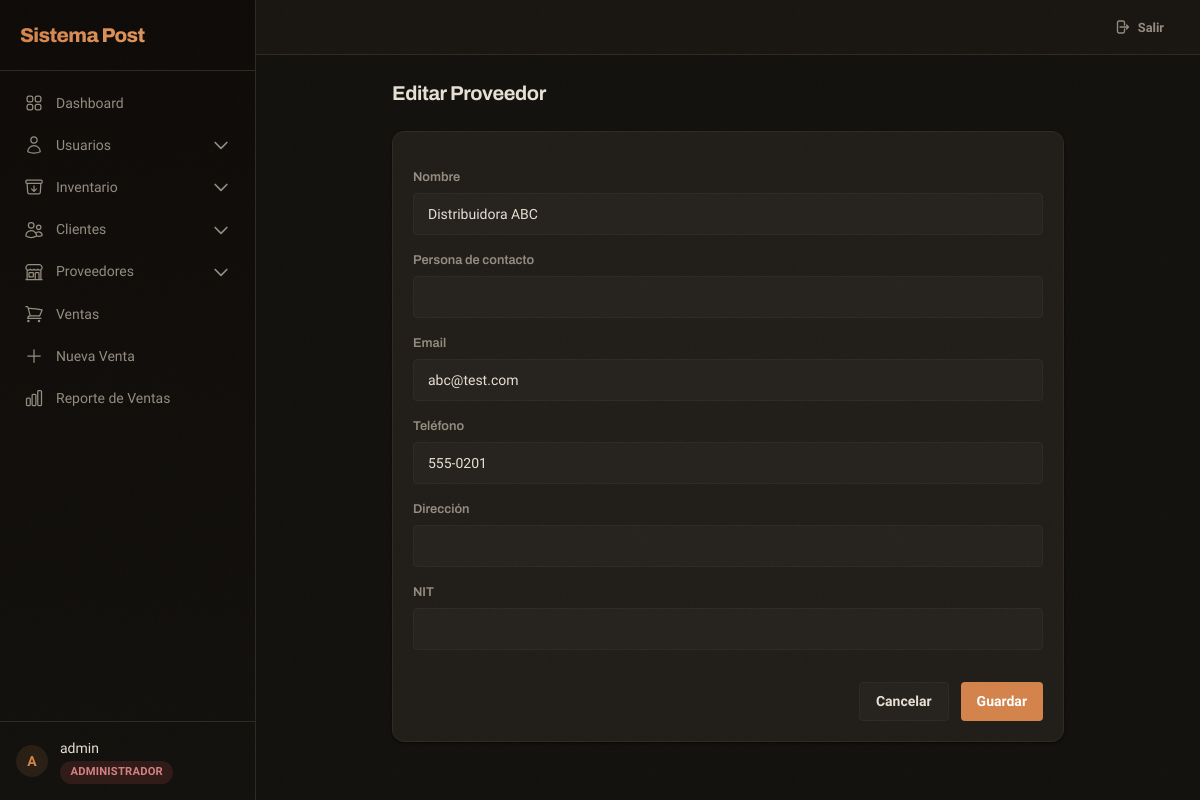
Page /suppliers/1/update/ (signed in) on the committed database.
### apps/accounts/models.py (models this page shows, shortened)
class User(AbstractUser):
    class Role(models.TextChoices):
        ADMIN = 'admin', 'Administrador'
        SUPERVISOR = 'supervisor', 'Supervisor'
        USER = 'user', 'Usuario'
    role = models.CharField(
        max_length=20,
        choices=Role.choices,
        default=Role.USER,
        verbose_name='Rol'
    )
    phone = models.CharField(max_length=20, blank=True, verbose_name='Teléfono')
    class Meta:
        verbose_name = 'Usuario'
        verbose_name_plural = 'Usuarios'
    def is_admin(self):
        return self.role == self.Role.ADMIN or self.is_superuser

### apps/suppliers/models.py (models this page shows, shortened)
class Supplier(models.Model):
    name = models.CharField(max_length=200, db_index=True, verbose_name='Nombre')
    contact_person = models.CharField(max_length=200, blank=True, verbose_name='Persona de contacto')
    email = models.EmailField(blank=True, verbose_name='Email')
    phone = models.CharField(max_length=20, db_index=True, blank=True, verbose_name='Teléfono')
    address = models.CharField(max_length=500, blank=True, verbose_name='Dirección')
    nit = models.CharField(max_length=13, blank=True, verbose_name='NIT')
    created_at = models.DateTimeField(auto_now_add=True, verbose_name='Creado')
    updated_at = models.DateTimeField(auto_now=True, verbose_name='Actualizado')
    class Meta:
        verbose_name = 'Proveedor'
        verbose_name_plural = 'Proveedores'
        ordering = ['name']

### apps/suppliers/views.py (the view)
# urls.py: path('<int:pk>/update/', views.supplier_update, name='supplier_update'),
@login_required
@role_required(allowed_roles=['admin', 'supervisor'])
def supplier_update(request, pk):
    supplier = get_object_or_404(Supplier, pk=pk)
    if request.method == 'POST':
        form = SupplierForm(request.POST, instance=supplier)
        if form.is_valid():
            form.save()
            messages.success(request, 'Proveedor actualizado correctamente.')
            return redirect('suppliers:supplier_list')
    else:
        form = SupplierForm(instance=supplier)
    return render(request, 'suppliers/supplier_form.html', {'form': form, 'title': 'Editar Proveedor'})

### apps/suppliers/forms.py
class SupplierForm(forms.ModelForm):
    class Meta:
        model = Supplier
        fields = ['name', 'contact_person', 'email', 'phone', 'address', 'nit']
    def __init__(self, *args, **kwargs):
        super().__init__(*args, **kwargs)
        for field in self.fields.values():
            field.widget.attrs.update({'class': 'form-input'})

### templates/suppliers/supplier_form.html (shortened to what this page needs)
{% extends 'layouts/base.html' %}
{% block content %}
<div class="max-w-2xl mx-auto animate-fade-in-up">
    <h1 class="text-xl font-[var(--font-heading)] font-bold mb-6">{{ title }}</h1>
    <div class="card">
        <div class="card-body">
            <form method="post" class="space-y-4">
                {% for field in form %}
                <div>
                    <label>{{ field.label }}</label>
                    {{ field }}
                </div>
                {% endfor %}
                <div class="flex justify-end gap-3 pt-4">
                    <a href="{% url 'suppliers:supplier_list' %}" class="btn btn-secondary">Cancelar</a>
                    <button type="submit" class="btn btn-primary">Guardar</button>
                </div>
            </form>
        </div>
    </div>
</div>
{% endblock %}

### templates/layouts/base.html (shortened to what this page needs)
<!DOCTYPE html>
<html lang="es">
<head>
    <script src="https://cdn.tailwindcss.com"></script>
    <link rel="stylesheet" href="/static/css/app.css">
</head>
<body>
    <div x-data="{ sidebarOpen: false }" class="flex h-screen overflow-hidden">
        {% if user.is_authenticated %}
        <div :class="{'translate-x-0': sidebarOpen, '-translate-x-full': !sidebarOpen}" class="sidebar fixed inset-y-0 left-0 z-30 w-64 transition-transform duration-300 ease-in-out lg:translate-x-0 lg:static lg:inset-auto lg:z-auto overflow-y-auto flex flex-col">
            <div class="flex items-center justify-between p-5 border-b border-[var(--border-color)]">
                <span class="sidebar-brand">Sistema Post</span>
            </div>
            <nav class="mt-3 px-3 space-y-0.5 flex-1 overflow-y-auto">
                <a href="{% url 'core:dashboard' %}" class="sidebar-link {% if request.resolver_match.url_name == 'dashboard' %}active{% endif %}">
                    Dashboard
                </a>
                {% if user.is_admin %}
                <div x-data="{ open: false }" class="space-y-0.5">
                    <button @click="open = !open" class="sidebar-link w-full text-left">
                        <svg viewBox="0 0 24 24" fill="none" stroke="currentColor" stroke-width="1.5"><path stroke-linecap="round" stroke-linejoin="round" d="M15.75 6a3.75 3.75 0 11-7.5 0 3.75 3.75 0 017.5 0zM4.501 20.118a7.5 7.5 0 0114.998 0A17.933 17.933 0 0112 21.75c-2.676 0-5.216-.584-7.499-1.632z"/></svg>
                        Usuarios
                        <svg :class="{'rotate-180': open}" class="w-3.5 h-3.5 ml-auto transition-transform" fill="none" stroke="currentColor" viewBox="0 0 24 24"><path stroke-linecap="round" stroke-linejoin="round" stroke-width="2" d="M19 9l-7 7-7-7"></path></svg>
                    </button>
                </div>
                {% endif %}
                <div x-data="{ open: false }" class="space-y-0.5">
                    <button @click="open = !open" class="sidebar-link w-full text-left">
                        Inventario
                        <svg :class="{'rotate-180': open}" class="w-3.5 h-3.5 ml-auto transition-transform" fill="none" stroke="currentColor" viewBox="0 0 24 24"><path stroke-linecap="round" stroke-linejoin="round" stroke-width="2" d="M19 9l-7 7-7-7"></path></svg>
                    </button>
                </div>
                <div x-data="{ open: false }" class="space-y-0.5">
                    <button @click="open = !open" class="sidebar-link w-full text-left">
                        Clientes
                        <svg :class="{'rotate-180': open}" class="w-3.5 h-3.5 ml-auto transition-transform" fill="none" stroke="currentColor" viewBox="0 0 24 24"><path stroke-linecap="round" stroke-linejoin="round" stroke-width="2" d="M19 9l-7 7-7-7"></path></svg>
                    </button>
                </div>
                <div x-data="{ open: false }" class="space-y-0.5">
                    <button @click="open = !open" class="sidebar-link w-full text-left">
                        Proveedores
                        <svg :class="{'rotate-180': open}" class="w-3.5 h-3.5 ml-auto transition-transform" fill="none" stroke="currentColor" viewBox="0 0 24 24"><path stroke-linecap="round" stroke-linejoin="round" stroke-width="2" d="M19 9l-7 7-7-7"></path></svg>
                    </button>
                </div>
                <a href="{% url 'sales:sale_list' %}" class="sidebar-link {% if 'sales' in request.resolver_match.view_name and 'sale_list' in request.resolver_match.url_name %}active{% endif %}">
                    Ventas
                </a>
                <a href="{% url 'sales:sale_new' %}" class="sidebar-link">
                    <svg viewBox="0 0 24 24" fill="none" stroke="currentColor" stroke-width="1.5"><path stroke-linecap="round" stroke-linejoin="round" d="M12 4.5v15m7.5-7.5h-15"/></svg>
                    Nueva Venta
                </a>
                <a href="{% url 'reports:view' %}" class="sidebar-link">
                    Reporte de Ventas
                </a>
            </nav>
            <div class="p-4 border-t border-[var(--border-color)]">
                <div class="flex items-center gap-3">
                    <div class="w-8 h-8 rounded-full bg-[var(--accent-light)] flex items-center justify-center text-[var(--accent)] font-bold text-sm font-[var(--font-heading)]">
                        {{ user.get_full_name|default:user.username|first|upper }}
                    </div>
                    <div class="flex-1 min-w-0">
                        <p class="text-sm font-medium text-[var(--text-primary)] truncate">{{ user.get_full_name|default:user.username }}</p>
                        <span class="badge
                            {% if user.role == 'admin' %}badge-red role-admin
                            {% elif user.role == 'supervisor' %}badge-amber
                            {% else %}badge-blue{% endif %}">
                            {{ user.get_role_display }}
                        </span>
                    </div>
                </div>
            </div>
        </div>
        {% endif %}
        <div class="flex-1 flex flex-col overflow-hidden">
            {% if user.is_authenticated %}
            <header class="header no-print px-4 lg:px-6 py-3 flex items-center justify-between lg:justify-end">
                <a href="{% url 'accounts:logout' %}" class="btn btn-ghost btn-sm">
                    <svg class="w-4 h-4" fill="none" stroke="currentColor" viewBox="0 0 24 24"><path stroke-linecap="round" stroke-linejoin="round" stroke-width="2" d="M15.75 9V5.25A2.25 2.25 0 0013.5 3h-6a2.25 2.25 0 00-2.25 2.25v13.5A2.25 2.25 0 007.5 21h6a2.25 2.25 0 002.25-2.25V15m3 0l3-3m0 0l-3-3m3 3H9"/></svg>
                    Salir
                </a>
            </header>
            {% endif %}
            <main class="flex-1 overflow-y-auto {% if user.is_authenticated %}p-4 md:p-6{% else %}flex items-center justify-center{% endif %}">
                <div class="max-w-7xl mx-auto">
                    {% block content %}{% endblock %}
                </div>
            </main>
        </div>
    </div>
</body>
</html>

### static/css/app.css (style rules this page uses)
:root { --bg-deep: #0d0a07; --bg-primary: #12100d; --bg-secondary: #1a1713; --bg-surface: #201d18; --bg-surface-hover: #28241f; --bg-elevated: #25221d; --border-color: #2d2923; --border-light: #3d3831; --text-primary: #e8e0d4; --text-secondary: #948c80; --text-muted: #6b655b; --accent: #d4834a; --accent-hover: #c4743e; --accent-light: rgba(212, 131, 74, 0.12); --accent-glow: rgba(212, 131, 74, 0.25); --warning: #d4a148; --warning-light: rgba(212, 161, 72, 0.12); --danger: #d45050; --danger-light: rgba(212, 80, 80, 0.12); --info: #5898d4; --info-light: rgba(88, 152, 212, 0.12); --purple: #a078d4; --purple-light: rgba(160, 120, 212, 0.12); --orange: #d48a48; --orange-light: rgba(212, 138, 72, 0.12); --radius-sm: 4px; --radius-md: 8px; --radius-lg: 12px; --radius-xl: 16px; --shadow-card: 0 1px 3px rgba(0,0,0,0.4), 0 1px 2px rgba(0,0,0,0.3); --shadow-elevated: 0 4px 12px rgba(0,0,0,0.5), 0 8px 24px rgba(0,0,0,0.3); --shadow-glow: 0 0 16px rgba(212, 131, 74, 0.15); --font-body: 'Sora', system-ui, sans-serif; --font-heading: 'Archivo', system-ui, sans-serif; --font-mono: 'DM Mono', monospace; --transition: 200ms cubic-bezier(0.4, 0, 0.2, 1); }
body::before { content: ''; position: fixed; inset: 0; z-index: 9999; pointer-events: none; opacity: 0.03; background-repeat: repeat; background-size: 256px 256px; }
* { box-sizing: border-box; }
html { scroll-behavior: smooth; }
body { font-family: var(--font-body); background: var(--bg-primary); color: var(--text-primary); -webkit-font-smoothing: antialiased; -moz-osx-font-smoothing: grayscale; }
h1, h2, h3, h4, h5, h6 { font-family: var(--font-heading); font-weight: 700; letter-spacing: -0.02em; }
.sidebar { background: linear-gradient(180deg, #0d0a07 0%, #12100d 100%); border-right: 1px solid var(--border-color); }
.sidebar-brand { font-family: var(--font-heading); font-weight: 800; font-size: 1.25rem; letter-spacing: -0.03em; background: linear-gradient(135deg, #d4834a, #e0955c); -webkit-background-clip: text; -webkit-text-fill-color: transparent; background-clip: text; }
.sidebar-link { display: flex; align-items: center; gap: 0.75rem; padding: 0.6rem 0.75rem; border-radius: var(--radius-sm); color: var(--text-secondary); font-size: 0.875rem; font-weight: 500; transition: all var(--transition); text-decoration: none; }
.sidebar-link svg { width: 1.25rem; height: 1.25rem; flex-shrink: 0; }
.header { background: rgba(26, 23, 19, 0.85); backdrop-filter: blur(12px); -webkit-backdrop-filter: blur(12px); border-bottom: 1px solid var(--border-color); }
.card { background: var(--bg-surface); border: 1px solid var(--border-color); border-radius: var(--radius-lg); box-shadow: var(--shadow-card); transition: all var(--transition); }
.card-body { padding: 1.25rem; }
.btn { display: inline-flex; align-items: center; gap: 0.5rem; padding: 0.5rem 1rem; border-radius: var(--radius-sm); font-size: 0.875rem; font-weight: 600; transition: all var(--transition); cursor: pointer; border: none; text-decoration: none; font-family: var(--font-body); }
.btn-primary { background: var(--accent); color: #fff; }
.btn-secondary { background: var(--bg-elevated); color: var(--text-primary); border: 1px solid var(--border-color); }
.btn-ghost { background: transparent; color: var(--text-secondary); }
.btn-sm { padding: 0.35rem 0.75rem; font-size: 0.8rem; }
.form-input { width: 100%; padding: 0.6rem 0.875rem; background: var(--bg-elevated); border: 1px solid var(--border-color); border-radius: var(--radius-sm); color: var(--text-primary); font-size: 0.875rem; font-family: var(--font-body); transition: all var(--transition); outline: none; }
.form-input::placeholder { color: var(--text-muted); }
label { display: block; font-size: 0.8rem; font-weight: 600; color: var(--text-secondary); margin-bottom: 0.35rem; font-family: var(--font-heading); }
.badge { display: inline-flex; align-items: center; padding: 0.2rem 0.65rem; border-radius: 9999px; font-size: 0.7rem; font-weight: 600; letter-spacing: 0.02em; text-transform: uppercase; }
.badge-red { background: var(--danger-light); color: var(--danger); }
.role-admin { background: rgba(212, 80, 80, 0.15); color: #d48080; }
.animate-fade-in-up { animation: fadeInUp 0.4s ease-out both; }

### rows in the picture
User: get_full_name|first "A", get_full_name "admin", role "ADMINISTRADOR"
Supplier: form "Distribuidora ABC" "abc@test.com" "555-0201"

### other values in the picture
{{ title }} "Editar Proveedor"
{{ field.label }} "Nombre" "Persona de contacto" "Email" "Teléfono" "Dirección" "NIT"
